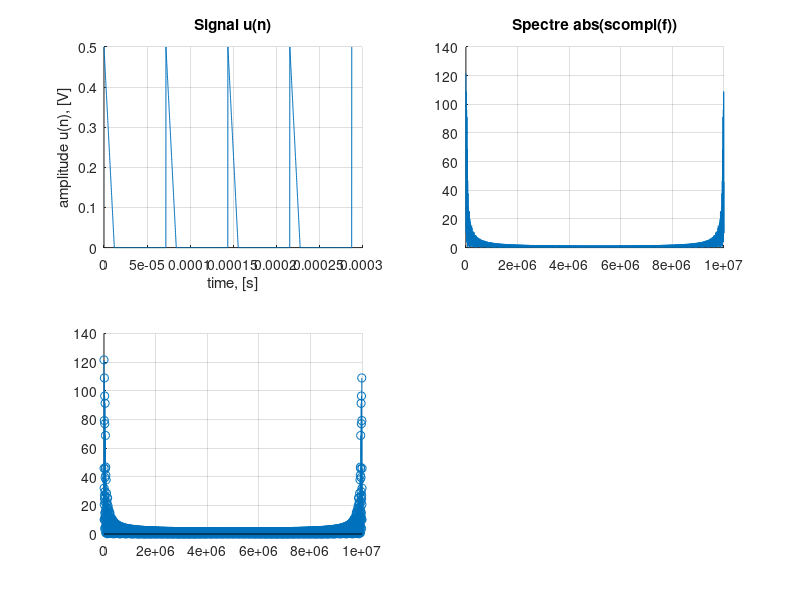

MATLAB code to generate this figure:
clc;
clear all;
close all;

% Для определения где запускается
is_octave = exist('OCTAVE_VERSION', 'builtin') ~= 0;

% для rectpuls в Octave требуется дополнительный пакет signal
% у него в зависимостях есть пакет control
% чтобы все работало в octave:
% pkg install -forge control signal
if(is_octave)
    pkg load signal
end

variant = 24; % Вариант
tau = variant * 10^-6; % Длительность импульса
t_max = 10 * tau;
quantity = 4;

Fs = 10e6;
Ts = 1/Fs;

wave_duration = variant * 10^-6;
delay = variant * 2 * 10^-6;
wave = wave_duration + delay;


t = 0 : Ts : quantity/(1/wave);
d = 0: wave : quantity/(1/wave);

x = tripuls(t, tau, -1);
u = pulstran(t, d, x, Fs);

Nfft = 2^nextpow2(length(u));
scompl = fft(u, Nfft);
s = abs(scompl);
phi = 180/pi * angle(scompl);
phi = unwrap(phi);
f = 0 : Nfft -1;
f = (f/(Nfft-1))*Fs;

figure
subplot(2, 2, 1)
hold on; grid on;
plot(t, u)
title('Signal u(n)')
ylabel('amplitude u(n), [V]')
xlabel('time, [s]')
subplot(2, 2, 2)
hold on; grid on;
plot(f, s)
title('Spectre abs(scompl(f))')
subplot(2, 2, 3)
hold on; grid on;
stem(f, s)
